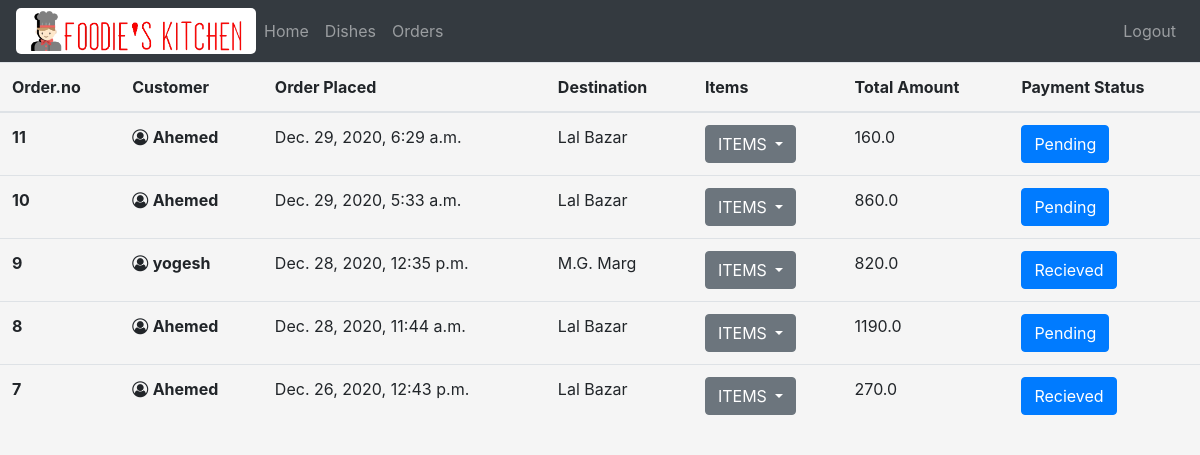
The page /Orders/ (signed in) on the database its author committed.
### app1/models.py (models this page shows, shortened)
class Order(models.Model):
    O_Type = (
        ('Take-away','Take-away'),
        ('Delivery', 'Delivery'),
    )
    Pay_Status = (
        ('Pending','Pending'),
        ('Recieved','Recieved')
    )
    User_ID = models.ForeignKey(Profile, on_delete=models.CASCADE)
    Date = models.DateTimeField(auto_now_add=True, null=True)
    Order_Type = models.CharField(max_length=200, null=True, choices=O_Type)
    Payment_Status = models.CharField(max_length=200, null=True, choices=Pay_Status)
    Destination = models.CharField(max_length=200, null=True)
    Tax = models.FloatField(max_length=200, null=True, default = 0.0)
    Overdue = models.FloatField(max_length=200, null=True, default = 0.0)
    Total_Amount = models.FloatField(max_length=200, null=True)

class Profile(models.Model):
    User_ID = models.CharField(max_length=200, null=True)
    Password = models.CharField(max_length=200, null=True)
    Ph_no = models.CharField(max_length=12, null=True)
    E_Mail = models.CharField(max_length=200, null=True)
    Address = models.CharField(max_length=200, null=True)
    Role = models.CharField(max_length=200, null=True)

### app1/decorators.py (the view)
	def wrapper_function(request, *args, **kwargs):
		group = None
		if request.user.groups.exists():
			group = request.user.groups.all()[0].name
		if group == 'customer':
			return redirect('home')
		if group == 'manager':
			return view_func(request, *args, **kwargs)

### app1/views.py (called while the page is built)
@login_required(login_url='login')
@admin_only
def Orders(request):
	order_list = {'orders': [] }
	orders = Order.objects.all().order_by('Date')
	orders = orders.reverse()
	for order in orders:
		ord_obj = {}
		ord_obj['order'] = order
		order_items = Intermediate.objects.filter(Order_ID = order)
		ord_obj['items'] = order_items
		order_list['orders'].append(ord_obj)
	return render(request, 'app1/Orders.html', order_list)

### app1/templates/app1/Orders.html (shortened to what this page needs)
{% load static %}
<!DOCTYPE html>
<html lang="en">
<head>
    <link rel="stylesheet" href="{% static 'css/bootstrap.min.css' %}">
    <link rel="stylesheet" href="{% static 'css/CSS.css' %}">
    <link rel="stylesheet" href="{% static 'font-awesome-4.7.0/font-awesome-4.7.0/css/font-awesome.min.css' %}">
</head>
<body>
    {% include 'app1/navbar.html' %}
    <table class="table">
        <thead>
          <tr>
            <th scope="col">Order.no</th>
            <th scope="col">Customer</th>
            <th scope="col">Order Placed</th>
            <th scope="col">Destination</th>
            <th scope="col">Items</th>
            <th scope="col">Total Amount</th>
            <th scope='col'>Payment Status</th>
          </tr>
        </thead>
        <tbody>
            {% for i in orders %}
            <tr>
            <th scope="row">{{i.order.id}}</th>
            <td>
                <div class="dropdown">
                    <span class="fa fa-user-circle-o" role="button" id="dropdownMenuLink" data-toggle="dropdown" aria-haspopup="true" aria-expanded="false">
                    </span>
                    <span>
                        <strong>{{i.order.User_ID.User_ID}}</strong>
                    </span>
                </div>
            </td>
            <td>{{i.order.Date}}</td>
            <td>{{i.order.Destination}}</td>
            <td>
                <div class="dropdown">
                    <a class="btn btn-secondary dropdown-toggle" role="button" id="dropdownMenuLink" data-toggle="dropdown" aria-haspopup="true" aria-expanded="false">
                        ITEMS
                    </a>
                </div>
            </td>
            <td>{{i.order.Total_Amount}}</td>
            <td>
                <button type="button" class="btn btn-primary" onclick="myFunction2(this.id)" id = "{{i.order.id}}">{{i.order.Payment_Status}}</button>
            </td>
            </tr>
            {% endfor %}
        </tbody>
    </table>
</body>
</html>

### app1/templates/app1/navbar.html (shortened to what this page needs)
{% load static %}
<nav class="navbar navbar-expand-lg navbar-dark bg-dark">
      <img src = '{% static "images/rest_logo.png" %}' style="width: 240px; background-color: white; border-radius: 5px;" >
    <div class="collapse navbar-collapse" id="navbarNavAltMarkup">
      <ul class="navbar-nav">
        <li class="nav-item"><a class="nav-link" href="{% url 'manager' %}">Home</a></li>
        <li class="nav-item"><a class="nav-link" href="{% url 'Dishes' %}">Dishes</a></li>
        <li class="nav-item"><a class="nav-link"  href="{% url 'Orders' %}">Orders</a></li>
      </ul>
      <ul class="navbar-nav ml-auto">
        <li class="nav-item"><a class="nav-link" href="{% url 'logout' %}">Logout</a></li>
      </ul>
    </div>
  </nav>

### static/css/CSS.css (style rules this page uses)
* { box-sizing: border-box; }
div { column-gap: 0px; }
body { background-color: whitesmoke; }

### rows shown on the page
Order: order.id "11", order.User_ID.User_ID "Ahemed", order.Date "Dec. 29, 2020, 6:29 a.m.", order.Destination "Lal Bazar", order.Total_Amount "160.0", order.Payment_Status "Pending"
Order: order.id "10", order.User_ID.User_ID "Ahemed", order.Date "Dec. 29, 2020, 5:33 a.m.", order.Destination "Lal Bazar", order.Total_Amount "860.0", order.Payment_Status "Pending"
Order: order.id "9", order.User_ID.User_ID "yogesh", order.Date "Dec. 28, 2020, 12:35 p.m.", order.Destination "M.G. Marg", order.Total_Amount "820.0", order.Payment_Status "Recieved"
Order: order.id "8", order.User_ID.User_ID "Ahemed", order.Date "Dec. 28, 2020, 11:44 a.m.", order.Destination "Lal Bazar", order.Total_Amount "1190.0", order.Payment_Status "Pending"
Order: order.id "7", order.User_ID.User_ID "Ahemed", order.Date "Dec. 26, 2020, 12:43 p.m.", order.Destination "Lal Bazar", order.Total_Amount "270.0", order.Payment_Status "Recieved"
